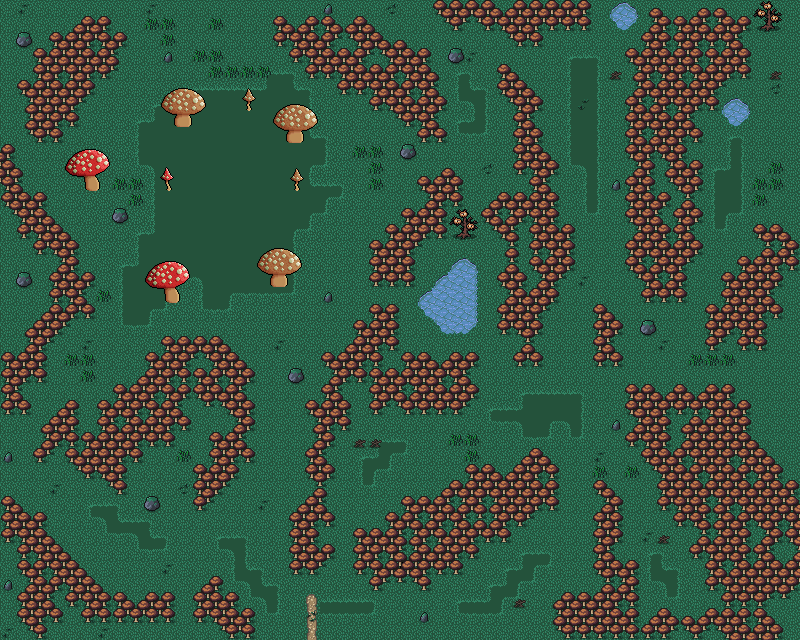

The image is a tile-based game level rendered from a .tmx file. Its description and source (layers, tilesets, objects; grid data summarised) follow:
An orthogonal 50x40 tile map with 16x16 px tiles, 4 tile layers (Clutter, Background, Ground, Clutter), 4 tilesets and 31 objects.

<map version="1.10" tiledversion="1.10.1" orientation="orthogonal" renderorder="right-down" width="50" height="40" tilewidth="16" tileheight="16" infinite="0" nextlayerid="8" nextobjectid="94">
 <editorsettings>
  <export target="wastetown..tmx" format="tmx" />
 </editorsettings>
 <properties>
  <property name="dungeonEffect">{
  "startBattleWithCard": [ "Thallid|FEM" ]
}</property>
 </properties>
 <tileset firstgid="1" source="../../tileset/main.tsx" />
 <tileset firstgid="10113" source="../../tileset/buildings.tsx" />
 <tileset firstgid="11905" source="../../tileset/main-nocollide.tsx" />
 <tileset firstgid="22017" source="../../tileset/dungeon/dungeon_bis.tsx" />
 <layer id="7" name="Clutter" width="50" height="40">
  <data>[2000 cells, 44 non-empty, 1 distinct tile ids]</data>
 </layer>
 <layer id="1" name="Background" width="50" height="40">
  <data>[2000 cells, 2000 non-empty, 9 distinct tile ids]</data>
 </layer>
 <layer id="2" name="Ground" width="50" height="40">
  <data>[2000 cells, 1189 non-empty, 56 distinct tile ids]</data>
 </layer>
 <layer id="3" name="Clutter" width="50" height="40">
  <properties>
   <property name="spriteLayer" type="bool" value="true" />
  </properties>
  <data>[2000 cells, 136 non-empty, 33 distinct tile ids]</data>
 </layer>
 <objectgroup id="4" name="Objects">
  <object id="38" template="../../obj/entry_up.tx" x="268" y="638" width="90.5" height="16">
   <properties>
    <property name="teleport" value="" />
   </properties>
  </object>
  <object id="49" template="../../obj/gold.tx" x="681.038" y="604.87" />
  <object id="53" template="../../obj/enemy.tx" x="217.438" y="187.194" width="16" height="17.6724">
   <properties>
    <property name="effect">{ "startBattleWithCardInCommandZone": [ "Fungus of Slimefoot's Boss Effect"]
}</property>
    <property name="enemy" value="Slimefoot" />
   </properties>
  </object>
  <object id="55" template="../../obj/manashards.tx" x="599.986" y="40.5645" />
  <object id="56" template="../../obj/booster.tx" x="775.398" y="146.054">
   <properties>
    <property name="reward">[
  {
    "editions": [ "ICE" ],
    "type": "card",
    "count": 10,
    "rarity": [ "Common" ]
  },
  {
    "editions": [ "ICE" ],
    "type": "card",
    "count": 3,
    "rarity": [ "Uncommon" ]
  },
  {
    "editions": [ "ICE" ],
    "type": "card",
    "count": 3,
    "rarity": [ "Rare", "Mythic Rare" ]
  }
]
</property>
   </properties>
  </object>
  <object id="58" template="../../obj/enemy.tx" x="581.147" y="190.91" width="16" height="17.6724">
   <properties>
    <property name="enemy" value="Golgari Fungus" />
    <property name="threatRange" type="int" value="60" />
    <property name="waypoints" value="68,62" />
   </properties>
  </object>
  <object id="62" template="../../obj/waypoint.tx" x="589.499" y="299.15" />
  <object id="68" template="../../obj/waypoint.tx" x="587.407" y="75.9884" />
  <object id="69" template="../../obj/collision.tx" x="-2.51" y="-16.5" width="803.52" height="16" />
  <object id="70" template="../../obj/collision.tx" x="-4.76" y="639.5" width="803.52" height="16" />
  <object id="72" template="../../obj/collision.tx" x="800.673" y="-13.2155" width="15.6533" height="668.931" />
  <object id="73" template="../../obj/collision.tx" x="-16.8266" y="-16.4655" width="15.6533" height="668.931" />
  <object id="74" template="../../obj/manashards.tx" x="773" y="399" />
  <object id="75" template="../../obj/manashards.tx" x="659" y="611" />
  <object id="76" template="../../obj/manashards.tx" x="193" y="428.5" />
  <object id="77" template="../../obj/enemy.tx" x="479.5" y="382.664" width="16" height="17.6724">
   <properties>
    <property name="enemy" value="Geonid Death-Cap" />
    <property name="speedModifier" type="float" value="30" />
    <property name="threatRange" type="int" value="30" />
   </properties>
  </object>
  <object id="78" template="../../obj/enemy.tx" x="552" y="417.164" width="16" height="17.6724">
   <properties>
    <property name="enemy" value="Golgari Fungus" />
    <property name="threatRange" type="int" value="60" />
   </properties>
  </object>
  <object id="79" template="../../obj/enemy.tx" x="281.5" y="321.664" width="16" height="17.6724">
   <properties>
    <property name="enemy" value="Fungus" />
    <property name="threatRange" type="int" value="60" />
    <property name="waypoints" value="r86-87-88-90" />
   </properties>
  </object>
  <object id="80" template="../../obj/enemy.tx" x="184.5" y="554.664" width="16" height="17.6724">
   <properties>
    <property name="enemy" value="Golgari Fungus" />
    <property name="threatRange" type="int" value="60" />
   </properties>
  </object>
  <object id="81" template="../../obj/gold.tx" x="42.5" y="175.5" />
  <object id="82" template="../../obj/enemy.tx" x="148.5" y="469.164" width="16" height="17.6724">
   <properties>
    <property name="enemy" value="Geonid Death-Cap" />
    <property name="hidden" type="bool" value="true" />
    <property name="threatRange" type="int" value="30" />
   </properties>
  </object>
  <object id="83" template="../../obj/enemy.tx" x="651.5" y="581.164" width="16" height="17.6724">
   <properties>
    <property name="enemy" value="Geonid Death-Cap" />
    <property name="speedModifier" type="float" value="30" />
    <property name="threatRange" type="int" value="30" />
   </properties>
  </object>
  <object id="84" template="../../obj/enemy.tx" x="476" y="157.164" width="16" height="17.6724">
   <properties>
    <property name="enemy" value="Geonid Death-Cap" />
    <property name="speedModifier" type="float" value="30" />
    <property name="threatRange" type="int" value="30" />
   </properties>
  </object>
  <object id="85" template="../../obj/waypoint.tx" x="258" y="508" />
  <object id="86" template="../../obj/waypoint.tx" x="259.5" y="323" />
  <object id="87" template="../../obj/waypoint.tx" x="305.5" y="320.5" />
  <object id="88" template="../../obj/waypoint.tx" x="318.5" y="109.5" />
  <object id="89" template="../../obj/waypoint.tx" x="197.5" y="28.5" />
  <object id="90" template="../../obj/waypoint.tx" x="101.5" y="138" />
  <object id="92" template="../../obj/enemy.tx" x="410.5" y="462.164" width="16" height="17.6724">
   <properties>
    <property name="enemy" value="Geonid Death-Cap" />
    <property name="hidden" type="bool" value="true" />
    <property name="threatRange" type="int" value="40" />
   </properties>
  </object>
  <object id="93" template="../../obj/enemy.tx" x="733.5" y="214.664" width="16" height="17.6724">
   <properties>
    <property name="enemy" value="Geonid Death-Cap" />
    <property name="hidden" type="bool" value="true" />
    <property name="threatRange" type="int" value="40" />
   </properties>
  </object>
 </objectgroup>
</map>
